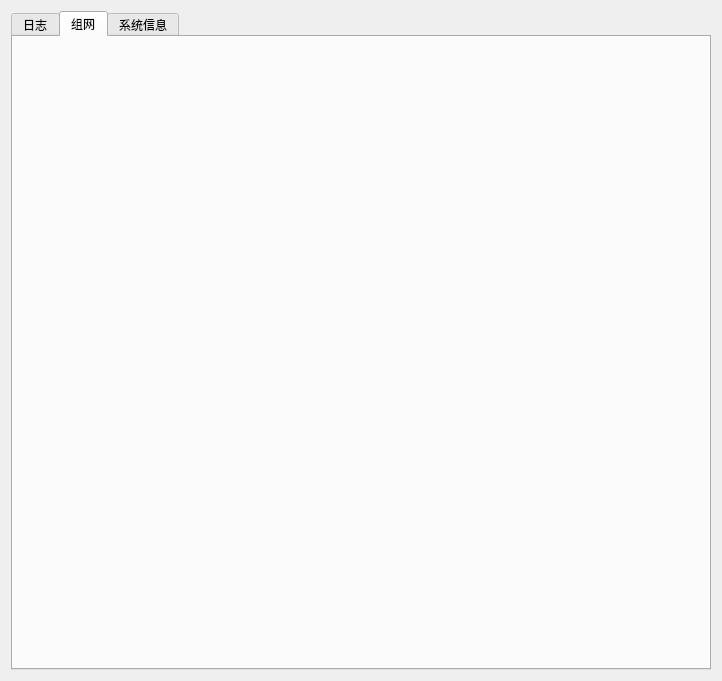
<?xml version="1.0" encoding="UTF-8"?>
<ui version="4.0">
 <class>SysInfoWidget</class>
 <widget class="QWidget" name="SysInfoWidget">
  <property name="geometry">
   <rect>
    <x>0</x>
    <y>0</y>
    <width>722</width>
    <height>681</height>
   </rect>
  </property>
  <property name="windowTitle">
   <string notr="true">Form</string>
  </property>
  <layout class="QGridLayout" name="gridLayout_7">
   <item row="0" column="0">
    <layout class="QHBoxLayout" name="horizontalLayout_3" stretch="0">
     <item>
      <widget class="QTabWidget" name="tabWidget">
       <property name="whatsThis">
        <string notr="true"/>
       </property>
       <property name="accessibleName">
        <string notr="true"/>
       </property>
       <property name="currentIndex">
        <number>1</number>
       </property>
       <widget class="SysInfoLog" name="tab_4">
        <property name="whatsThis">
         <string notr="true"/>
        </property>
        <property name="accessibleName">
         <string notr="true"/>
        </property>
        <attribute name="title">
         <string notr="true">日志</string>
        </attribute>
       </widget>
       <widget class="SysInfoNet" name="tab_2">
        <attribute name="title">
         <string>组网</string>
        </attribute>
       </widget>
       <widget class="SysInfoDebug" name="tab">
        <attribute name="title">
         <string>系统信息</string>
        </attribute>
       </widget>
      </widget>
     </item>
    </layout>
   </item>
  </layout>
 </widget>
 <customwidgets>
  <customwidget>
   <class>SysInfoLog</class>
   <extends>QWidget</extends>
   <header location="global">systeminfo/sysinfolog.h</header>
   <container>1</container>
  </customwidget>
  <customwidget>
   <class>SysInfoDebug</class>
   <extends>QWidget</extends>
   <header>systeminfo/sysinfodebug.h</header>
   <container>1</container>
  </customwidget>
  <customwidget>
   <class>SysInfoNet</class>
   <extends>QWidget</extends>
   <header>systeminfo/sysinfonet.h</header>
   <container>1</container>
  </customwidget>
 </customwidgets>
 <resources/>
 <connections/>
</ui>
